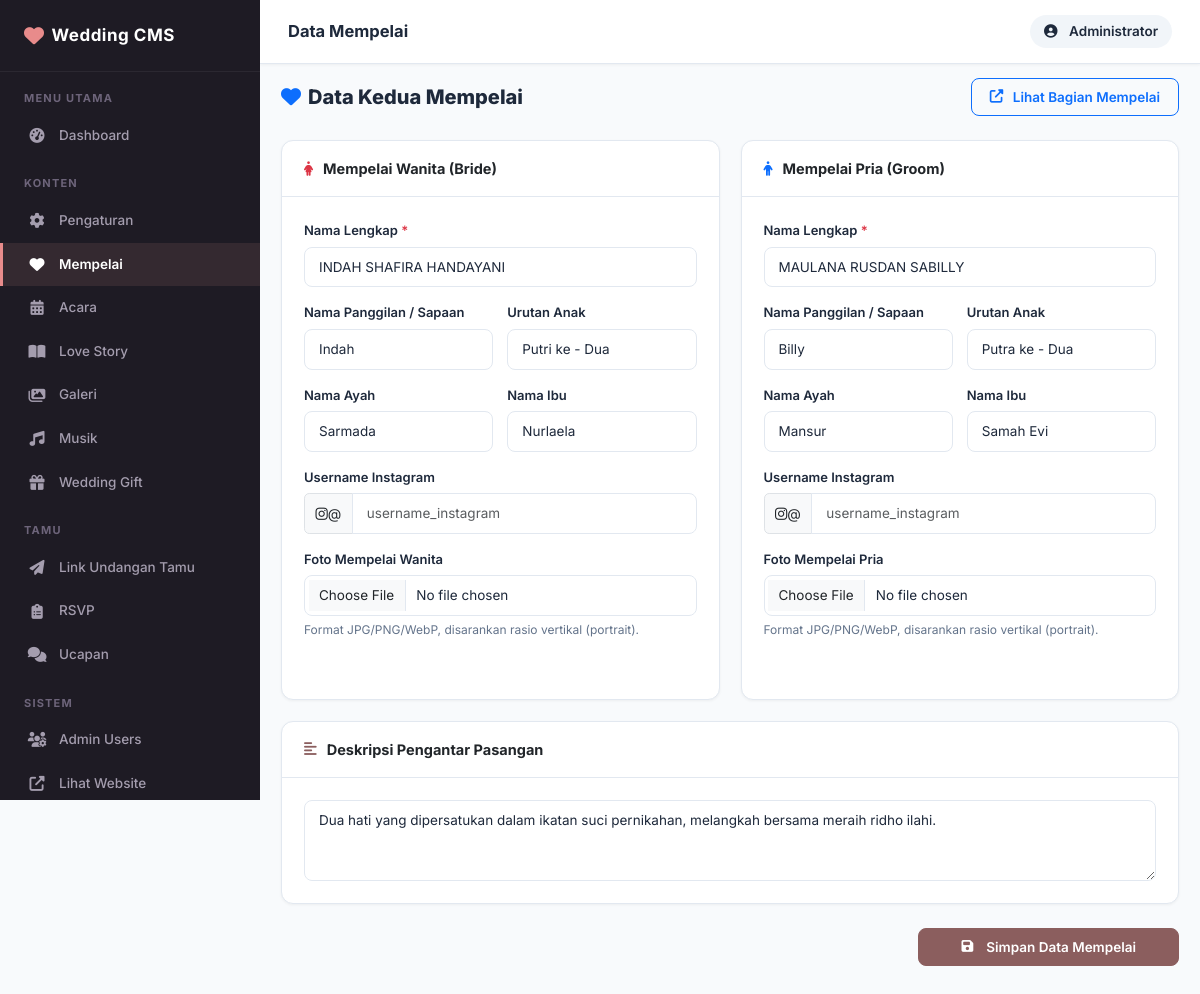
Screenshot of /admin/couple/index.php (signed in) with the database file from the repository.
### tables this page shows
CREATE TABLE `couples` (
  `id` int UNSIGNED NOT NULL,
  `bride_full_name` varchar(150) NOT NULL DEFAULT '',
  `bride_nickname` varchar(50) NOT NULL DEFAULT '',
  `bride_photo` varchar(255) NOT NULL DEFAULT '',
  `bride_father` varchar(100) NOT NULL DEFAULT '',
  `bride_mother` varchar(100) NOT NULL DEFAULT '',
  `bride_order` varchar(50) NOT NULL DEFAULT '',
  `bride_instagram` varchar(100) NOT NULL DEFAULT '',
  `groom_full_name` varchar(150) NOT NULL DEFAULT '',
  `groom_nickname` varchar(50) NOT NULL DEFAULT '',
  `groom_photo` varchar(255) NOT NULL DEFAULT '',
  `groom_father` varchar(100) NOT NULL DEFAULT '',
  `groom_mother` varchar(100) NOT NULL DEFAULT '',
  `groom_order` varchar(50) NOT NULL DEFAULT '',
  `groom_instagram` varchar(100) NOT NULL DEFAULT '',
  `description` text NOT NULL,
  `updated_at` timestamp NOT NULL DEFAULT CURRENT_TIMESTAMP ON UPDATE CURRENT_TIMESTAMP
);

### includes/helpers.php (called while the page is built, shortened)
<?php
function e(string $value): string {
    return htmlspecialchars($value, ENT_QUOTES, 'UTF-8');
}
function is_https(): bool {
    return false;
}
function base_url(string $path = ''): string {
    $protocol = is_https() ? 'https' : 'http';
    $host     = $_SERVER['HTTP_HOST'] ?? 'localhost';
    $root_fs  = str_replace('\\', '/', dirname(__DIR__));
    $doc_root = str_replace('\\', '/', rtrim($_SERVER['DOCUMENT_ROOT'] ?? '', '/\\'));
    if ($doc_root !== '' && strpos($root_fs, $doc_root) === 0) {
        $base = substr($root_fs, strlen($doc_root));
    } else {
        $script = str_replace('\\', '/', $_SERVER['SCRIPT_NAME'] ?? '/index.php');
        $base   = preg_replace('#/(admin|includes|assets|uploads|database)(/.*)?$#', '', $script);
        $base   = rtrim(dirname($base), '/');
    }
    $base = rtrim($base, '/');
    return $protocol . '://' . $host . $base . '/' . ltrim($path, '/');
}

### includes/db.php (called while the page is built, shortened)
<?php
function get_db(): PDO {
    static $pdo = null;
    if ($pdo === null) {
        try {
            $dsn = 'mysql:host=' . DB_HOST . ';dbname=' . DB_NAME . ';charset=' . DB_CHARSET;
            $options = [
                PDO::ATTR_ERRMODE            => PDO::ERRMODE_EXCEPTION,
                PDO::ATTR_DEFAULT_FETCH_MODE => PDO::FETCH_ASSOC,
                PDO::ATTR_EMULATE_PREPARES   => false,
            ];
            $pdo = new PDO($dsn, DB_USER, DB_PASS, $options);
        } catch (PDOException $e) {
            error_log('Database connection failed: ' . $e->getMessage());
            die(json_encode(['error' => true, 'message' => 'Database connection failed.']));
        }
    }
    return $pdo;
}
function db_row(string $sql, array $params = []): ?array {
    try {
        $stmt = get_db()->prepare($sql);
        $stmt->execute($params);
        $row = $stmt->fetch();
        return $row ?: null;
    } catch (PDOException $e) {
        error_log('Query error: ' . $e->getMessage() . ' SQL: ' . $sql);
        return null;
    }
}

### includes/functions.php (called while the page is built, shortened)
<?php
require_once __DIR__ . '/db.php';
require_once __DIR__ . '/helpers.php';
function get_couple(): ?array {
    return db_row("SELECT * FROM couples LIMIT 1");
}

### admin/couple/index.php (the view, shortened to what this page needs)
<?php
require_once dirname(__DIR__) . '/includes/header.php';
$couple = get_couple();
?>
<div class="page-header">
    <h4><i class="fas fa-heart me-2 text-primary"></i>Data Kedua Mempelai</h4>
    <a href="<?= base_url() ?>#couple" target="_blank" class="btn btn-outline-primary">
        <i class="fas fa-external-link-alt me-1"></i>Lihat Bagian Mempelai
    </a>
</div>
<form method="POST" enctype="multipart/form-data">
    <div class="row g-4">
        <div class="col-lg-6">
            <div class="card h-100">
                <div class="card-header"><i class="fas fa-female text-danger"></i> Mempelai Wanita (Bride)</div>
                <div class="card-body">
                    <div class="mb-3">
                        <label class="form-label">Nama Lengkap <span class="text-danger">*</span></label>
                        <input type="text" name="bride_full_name" class="form-control"
                               value="<?= e($couple['bride_full_name'] ?? '') ?>" required
                               placeholder="Nama lengkap beserta gelar jika ada">
                    </div>
                    <div class="row g-3 mb-3">
                        <div class="col-md-6">
                            <label class="form-label">Nama Panggilan / Sapaan</label>
                            <input type="text" name="bride_nickname" class="form-control"
                                   value="<?= e($couple['bride_nickname'] ?? '') ?>"
                                   placeholder="Contoh: Anisa">
                        </div>
                        <div class="col-md-6">
                            <label class="form-label">Urutan Anak</label>
                            <input type="text" name="bride_order" class="form-control"
                                   value="<?= e($couple['bride_order'] ?? '') ?>"
                                   placeholder="Contoh: Putri pertama">
                        </div>
                    </div>
                    <div class="row g-3 mb-3">
                        <div class="col-md-6">
                            <label class="form-label">Nama Ayah</label>
                            <input type="text" name="bride_father" class="form-control"
                                   value="<?= e($couple['bride_father'] ?? '') ?>"
                                   placeholder="Nama ayah kandung">
                        </div>
                        <div class="col-md-6">
                            <label class="form-label">Nama Ibu</label>
                            <input type="text" name="bride_mother" class="form-control"
                                   value="<?= e($couple['bride_mother'] ?? '') ?>"
                                   placeholder="Nama ibu kandung">
                        </div>
                    </div>
                    <div class="mb-3">
                        <label class="form-label">Username Instagram</label>
                        <div class="input-group">
                            <span class="input-group-text"><i class="fab fa-instagram"></i> @</span>
                            <input type="text" name="bride_instagram" class="form-control"
                                   value="<?= e(ltrim($couple['bride_instagram'] ?? '', '@')) ?>"
                                   placeholder="username_instagram">
                        </div>
                    </div>
                    <div class="mb-3">
                        <label class="form-label">Foto Mempelai Wanita</label>
                        <input type="file" name="bride_photo" class="form-control" accept="image/*"
                               data-preview="prevBride">
                        <div class="form-text">Format JPG/PNG/WebP, disarankan rasio vertikal (portrait).</div>
                    </div>
                </div>
            </div>
        </div>
        <div class="col-lg-6">
            <div class="card h-100">
                <div class="card-header"><i class="fas fa-male text-primary"></i> Mempelai Pria (Groom)</div>
                <div class="card-body">
                    <div class="mb-3">
                        <label class="form-label">Nama Lengkap <span class="text-danger">*</span></label>
                        <input type="text" name="groom_full_name" class="form-control"
                               value="<?= e($couple['groom_full_name'] ?? '') ?>" required
                               placeholder="Nama lengkap beserta gelar jika ada">
                    </div>
                    <div class="row g-3 mb-3">
                        <div class="col-md-6">
                            <label class="form-label">Nama Panggilan / Sapaan</label>
                            <input type="text" name="groom_nickname" class="form-control"
                                   value="<?= e($couple['groom_nickname'] ?? '') ?>"
                                   placeholder="Contoh: Budi">
                        </div>
                        <div class="col-md-6">
                            <label class="form-label">Urutan Anak</label>
                            <input type="text" name="groom_order" class="form-control"
                                   value="<?= e($couple['groom_order'] ?? '') ?>"
                                   placeholder="Contoh: Putra kedua">
                        </div>
                    </div>
                    <div class="row g-3 mb-3">
                        <div class="col-md-6">
                            <label class="form-label">Nama Ayah</label>
                            <input type="text" name="groom_father" class="form-control"
                                   value="<?= e($couple['groom_father'] ?? '') ?>"
                                   placeholder="Nama ayah kandung">
                        </div>
                        <div class="col-md-6">
                            <label class="form-label">Nama Ibu</label>
                            <input type="text" name="groom_mother" class="form-control"
                                   value="<?= e($couple['groom_mother'] ?? '') ?>"
                                   placeholder="Nama ibu kandung">
                        </div>
                    </div>
                    <div class="mb-3">
                        <label class="form-label">Username Instagram</label>
                        <div class="input-group">
                            <span class="input-group-text"><i class="fab fa-instagram"></i> @</span>
                            <input type="text" name="groom_instagram" class="form-control"
                                   value="<?= e(ltrim($couple['groom_instagram'] ?? '', '@')) ?>"
                                   placeholder="username_instagram">
                        </div>
                    </div>
                    <div class="mb-3">
                        <label class="form-label">Foto Mempelai Pria</label>
                        <input type="file" name="groom_photo" class="form-control" accept="image/*"
                               data-preview="prevGroom">
                        <div class="form-text">Format JPG/PNG/WebP, disarankan rasio vertikal (portrait).</div>
                    </div>
                </div>
            </div>
        </div>
        <div class="col-12">
            <div class="card">
                <div class="card-header"><i class="fas fa-align-left"></i> Deskripsi Pengantar Pasangan</div>
                <div class="card-body">
                    <textarea name="description" class="form-control" rows="3"
                              placeholder="Deskripsi singkat yang tampil di atas profil kedua mempelai..."><?= e($couple['description'] ?? '') ?></textarea>
                </div>
            </div>
            <div class="d-flex justify-content-end mb-4">
                <button type="submit" class="btn btn-primary btn-lg px-5">
                    <i class="fas fa-save me-2"></i>Simpan Data Mempelai
                </button>
            </div>
        </div>
    </div>
</form>
<?php require_once dirname(__DIR__) . '/includes/footer.php'; ?>

### assets/css/admin.css (style rules this page uses)
:root { --sidebar-width: 260px; --sidebar-bg: #1e1b24; --sidebar-hover: #2d2838; --sidebar-active: #8b5e5e; --sidebar-text: #a49dae; --sidebar-text-active: #ffffff; --topbar-height: 64px; --topbar-bg: #ffffff; --primary: #8b5e5e; --primary-hover: #754c4c; --primary-light: #f5ebe6; --secondary: #d8b4a0; --success: #10b981; --danger: #ef4444; --warning: #f59e0b; --info: #0ea5e9; --body-bg: #f8fafc; --card-bg: #ffffff; --border-color: #e2e8f0; --text-dark: #1e293b; --text-muted: #64748b; --font: 'Inter', -apple-system, BlinkMacSystemFont, sans-serif; --radius: 12px; --shadow-sm: 0 1px 3px rgba(0,0,0,0.05); --shadow-md: 0 4px 16px rgba(0,0,0,0.06); --shadow-lg: 0 10px 30px rgba(0,0,0,0.08); }
*, *::before, *::after { box-sizing: border-box; }
html, body { margin: 0; padding: 0; font-family: var(--font); background: var(--body-bg); color: var(--text-dark); font-size: 14px; line-height: 1.6; -webkit-font-smoothing: antialiased; }
.card { background: var(--card-bg); border: 1px solid var(--border-color); border-radius: var(--radius); box-shadow: var(--shadow-sm); margin-bottom: 24px; overflow: hidden; }
.card-header { background: transparent; border-bottom: 1px solid var(--border-color); padding: 16px 22px; font-weight: 700; font-size: 14.5px; display: flex; align-items: center; gap: 10px; }
.card-header i { color: var(--primary); }
.card-body { padding: 22px; }
.btn { border-radius: 8px; font-size: 13.5px; font-weight: 600; padding: 8px 18px; transition: all 0.2s ease; display: inline-flex; align-items: center; gap: 6px; justify-content: center; }
.btn-primary { background: var(--primary); border-color: var(--primary); color: #fff; }
.form-label { font-weight: 600; font-size: 13px; margin-bottom: 6px; color: var(--text-dark); }
.form-control, .form-select { border-radius: 8px; border: 1px solid var(--border-color); font-size: 13.5px; padding: 9px 14px; color: var(--text-dark); transition: border-color 0.2s, box-shadow 0.2s; }
.form-text { font-size: 12px; color: var(--text-muted); margin-top: 4px; }
.page-header { display: flex; align-items: center; justify-content: space-between; margin-bottom: 24px; flex-wrap: wrap; gap: 12px; }
.page-header h4 { margin: 0; font-size: 20px; font-weight: 800; color: var(--text-dark); }

### rows the page displays
couples: bride_full_name "INDAH SHAFIRA HANDAYANI", bride_nickname "Indah", bride_order "Putri ke - Dua", bride_father "Sarmada", bride_mother "Nurlaela", groom_full_name "MAULANA RUSDAN SABILLY", groom_nickname "Billy", groom_order "Putra ke - Dua", groom_father "Mansur", groom_mother "Samah Evi", description "Dua hati yang dipersatukan dalam ikatan suci pernikahan, melangkah bersama meraih ridho ilahi."

### other values shown
$page_title "Data Mempelai"
$admin['name'] "Administrator"
